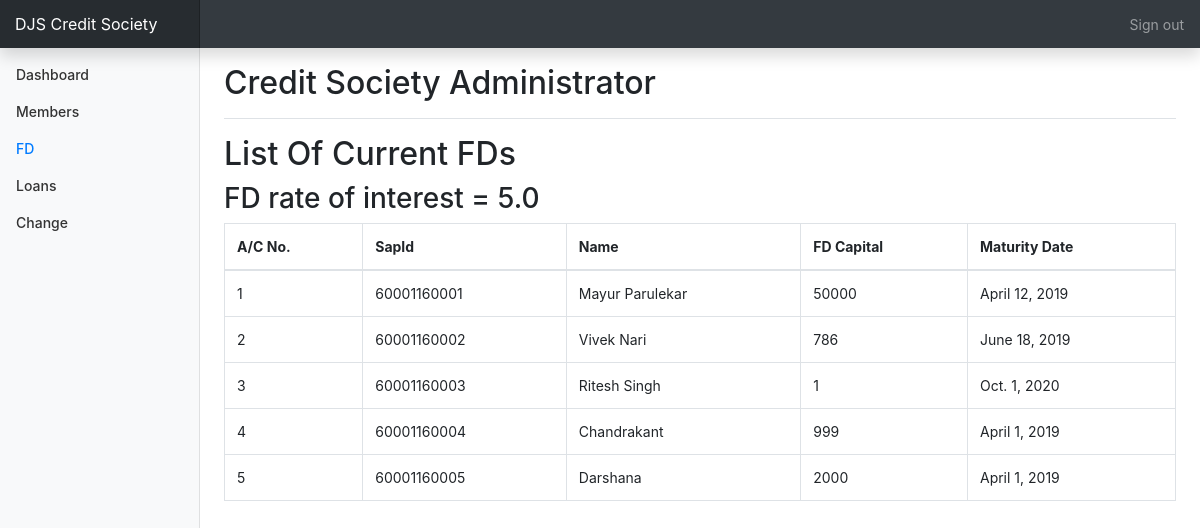
Page /csadmin/bank (signed in) on the earlier database version.
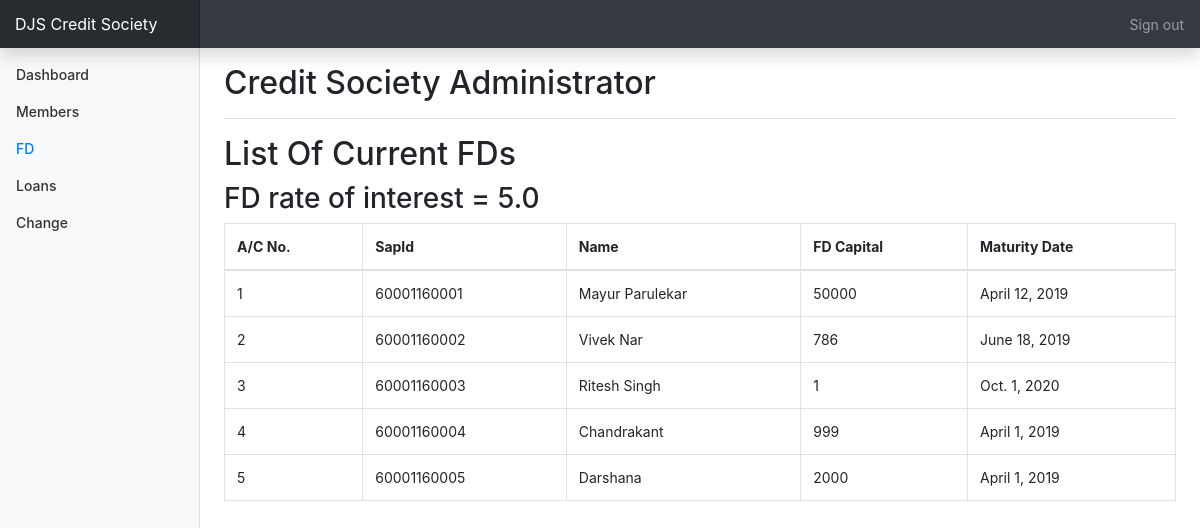
Same page on the later database version.
### status/models.py (models this page shows, shortened)
class Account(models.Model):
    accountnumber=models.IntegerField(null=False,unique=True)
    username=models.ForeignKey(User,on_delete=models.SET_NULL,null=True,unique=True)
    name=models.CharField(max_length=50,null=False)
    sapid=models.IntegerField(null=False,unique=True)
    dateofjoining=models.DateField(null=False)
    sharevalue=models.IntegerField(default=0,null=False)
    shareamount=models.IntegerField(default=0,null=False)
    sharebalance=models.IntegerField(default=0)
    cdamount=models.IntegerField(default=0)
    cdbalance=models.IntegerField(default=0)
    totalamount=models.IntegerField(default=0)
    sharesstartingnumber=models.IntegerField(null=True)
    sharesendingnumber=models.IntegerField(null=True)
    isloantaken=models.BooleanField(default=False)
    longloanamount=models.FloatField(blank=True,null=True)
    longloanprinciple=models.FloatField(blank=True,null=True)
    longloanperiod=models.IntegerField(blank=True,null=True)
    longloaninterestamount=models.FloatField(blank=True,null=True)
    longloanbalance=models.FloatField(blank=True,null=True)
    longloanemi=models.FloatField(blank=True,null=True)
    emerloanamount=models.FloatField(blank=True,null=True)
    emerloanprinciple=models.FloatField(blank=True,null=True)
    emerloanperiod=models.IntegerField(blank=True,null=True)
    emerloaninterestamount=models.FloatField(blank=True,null=True)
    emerloanbalance=models.FloatField(blank=True,null=True)
    emerloanemi=models.IntegerField(blank=True,null=True)
    fdcapital=models.IntegerField(default=True,null=True)
    fdmaturitydate=models.DateField(null=True)

### csadmin/views.py (the view)
# urls.py: path('bank', views.bank,name="bank"),
@login_required
def bank(request):
    Banks=Account.objects.all
    Interests=interests.objects.all
    context={
        'Banks':Banks,
        'Interests':Interests,
        'Bank':"active"
    }
    return render (request,'bank.html',context=context)

### csadmin/templates/bank.html (shortened to what this page needs)
{%extends 'base.html'%}
{%block content%}
<h1 class="h2">List Of Current FDs</h1>
<div class="table-responsive">
  <table class="table table-bordered">
    <thead>
      {%for i in Interests%}
      <h3>FD rate of interest = {{i.fdinterest}}</h3>{%endfor%}
      <tr>
        <th>A/C No.</th>
        <th>SapId</th>
        <th>Name</th>
        <th>FD Capital</th>
        <th>Maturity Date</th>
      </tr>
    </thead>
    <tbody>
{%for i in Banks%}
  <tr>
    <td>{{i.accountnumber}}</td>
    <td>{{i.sapid}}</td>
    <td>{{i.name}}</td>
    <td>{{i.fdcapital}}</td>
    <td>{{i.fdmaturitydate}}</td>
  </tr>
{%endfor%}
</tbody>
</table>
</div>
{%endblock%}

Differences in the rows shown:
changed Account: name "Vivek Nari" → "Vivek Nar"
